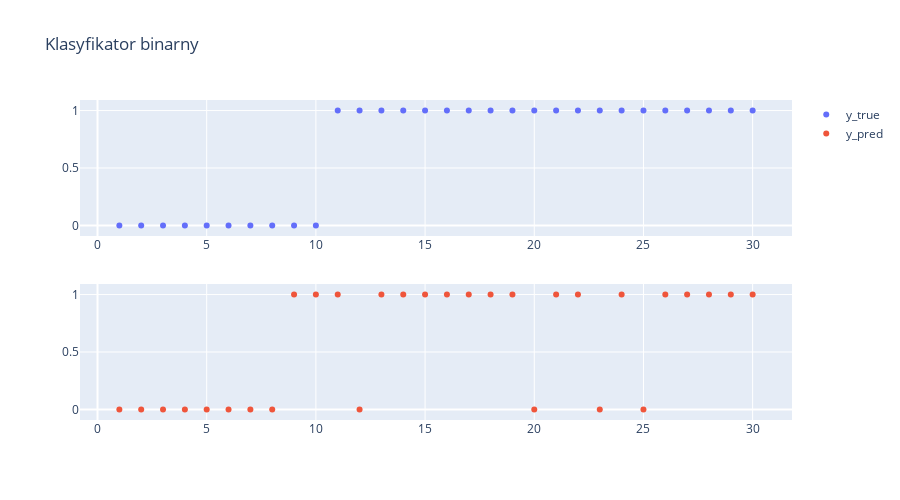

Notebook cell for this chart:
### Code cell
fig = make_subplots(rows=2, cols=1)
fig.add_trace(go.Scatter(x=results['sample'], y=results['y_true'], mode='markers', name='y_true'), row=1, col=1)
fig.add_trace(go.Scatter(x=results['sample'], y=results['y_pred'], mode='markers', name='y_pred'), row=2, col=1)
fig.update_layout(width=900, height=500, title='Klasyfikator binarny')
fig.show()

### Figure 1 — Plotly figure (JSON) as saved in the notebook; plotly's stock layout.template omitted (floating-point values rounded to 4 significant figures)
{"data": [{"mode": "markers", "name": "y_true", "type": "scatter", "x": [1, 2, 3, 4, 5, 6, 7, 8, 9, 10, 11, 12, 13, 14, 15, 16, 17, 18, 19, 20, 21, 22, 23, 24, 25, 26, 27, 28, 29, 30], "xaxis": "x", "y": [0, 0, 0, 0, 0, 0, 0, 0, 0, 0, 1, 1, 1, 1, 1, 1, 1, 1, 1, 1, 1, 1, 1, 1, 1, 1, 1, 1, 1, 1], "yaxis": "y"}, {"mode": "markers", "name": "y_pred", "type": "scatter", "x": [1, 2, 3, 4, 5, 6, 7, 8, 9, 10, 11, 12, 13, 14, 15, 16, 17, 18, 19, 20, 21, 22, 23, 24, 25, 26, 27, 28, 29, 30], "xaxis": "x2", "y": [0, 0, 0, 0, 0, 0, 0, 0, 1, 1, 1, 0, 1, 1, 1, 1, 1, 1, 1, 0, 1, 1, 0, 1, 0, 1, 1, 1, 1, 1], "yaxis": "y2"}], "layout": {"height": 500, "title": {"text": "Klasyfikator binarny"}, "width": 900, "xaxis": {"anchor": "y", "domain": [0, 1]}, "xaxis2": {"anchor": "y2", "domain": [0, 1]}, "yaxis": {"anchor": "x", "domain": [0.575, 1]}, "yaxis2": {"anchor": "x2", "domain": [0, 0.425]}}}
